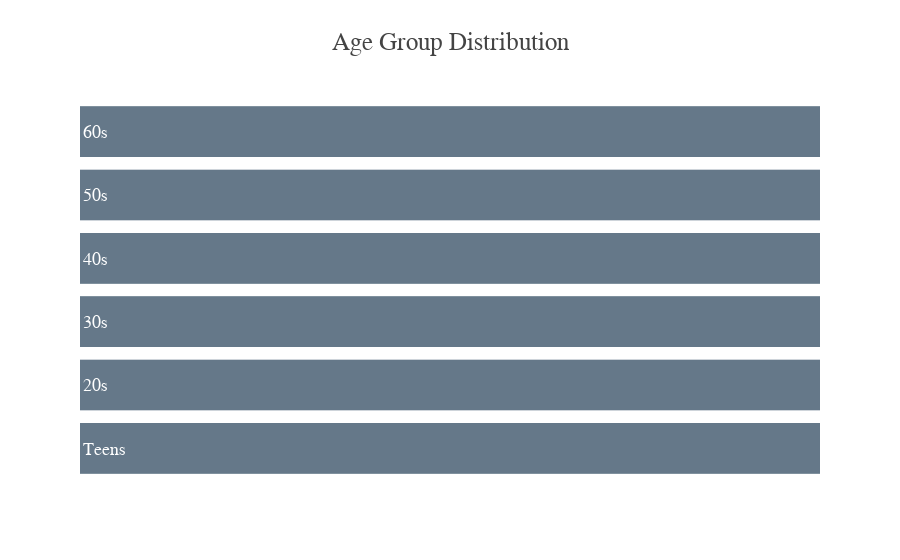

Notebook source saved alongside this figure:
### Code cell
import plotly.graph_objects as go

x = ['Teens','20s', '30s','40s','50s','60s']
y = [100, 100, 100, 100, 100, 100]
p = ['100%','100%', '100%','100%','100%','100%']

agegroup = go.Figure(
        go.Bar(
            x=[40]*6,
            y=x,
            text=p,
            textposition="inside",
            textfont=dict(color="black"),
            orientation="h",
            marker_color="#C7D0D7",
        )
)

agegroup.add_trace(
    go.Bar(
        x=p,
        y=x,
        orientation="h",
        marker_color="#657889",
    )
)
agegroup.update_layout(title = 'Age Group Distribution',
                       barmode="overlay", 
                       showlegend=False,
                       template="presentation",
                       title_font_family="Times New Roman",
                       font_family="Times New Roman",)

agegroup.update_yaxes(
    tickmode="array",
    categoryorder="total ascending",
    tickvals=x,
    ticktext=x,
    ticklabelposition="inside",
    tickfont=dict(color="white"),
)
agegroup.update_xaxes(range=[0, 40], visible=False)

agegroup.show()

### Figure 1 — Plotly figure (JSON) as saved in the notebook; plotly's stock layout.template omitted (floating-point values rounded to 4 significant figures)
{"data": [{"marker": {"color": "#C7D0D7"}, "orientation": "h", "text": ["100%", "100%", "100%", "100%", "100%", "100%"], "textfont": {"color": "black"}, "textposition": "inside", "type": "bar", "x": [40, 40, 40, 40, 40, 40], "y": ["Teens", "20s", "30s", "40s", "50s", "60s"]}, {"marker": {"color": "#657889"}, "orientation": "h", "type": "bar", "x": ["100%", "100%", "100%", "100%", "100%", "100%"], "y": ["Teens", "20s", "30s", "40s", "50s", "60s"]}], "layout": {"autosize": true, "barmode": "overlay", "font": {"family": "Times New Roman"}, "showlegend": false, "title": {"font": {"family": "Times New Roman"}, "text": "Age Group Distribution"}, "xaxis": {"range": [0, 40], "type": "linear", "visible": false}, "yaxis": {"autorange": true, "categoryorder": "total ascending", "range": [-0.5, 5.5], "tickfont": {"color": "white"}, "ticklabelposition": "inside", "tickmode": "array", "ticktext": ["Teens", "20s", "30s", "40s", "50s", "60s"], "tickvals": ["Teens", "20s", "30s", "40s", "50s", "60s"], "type": "category"}}}
